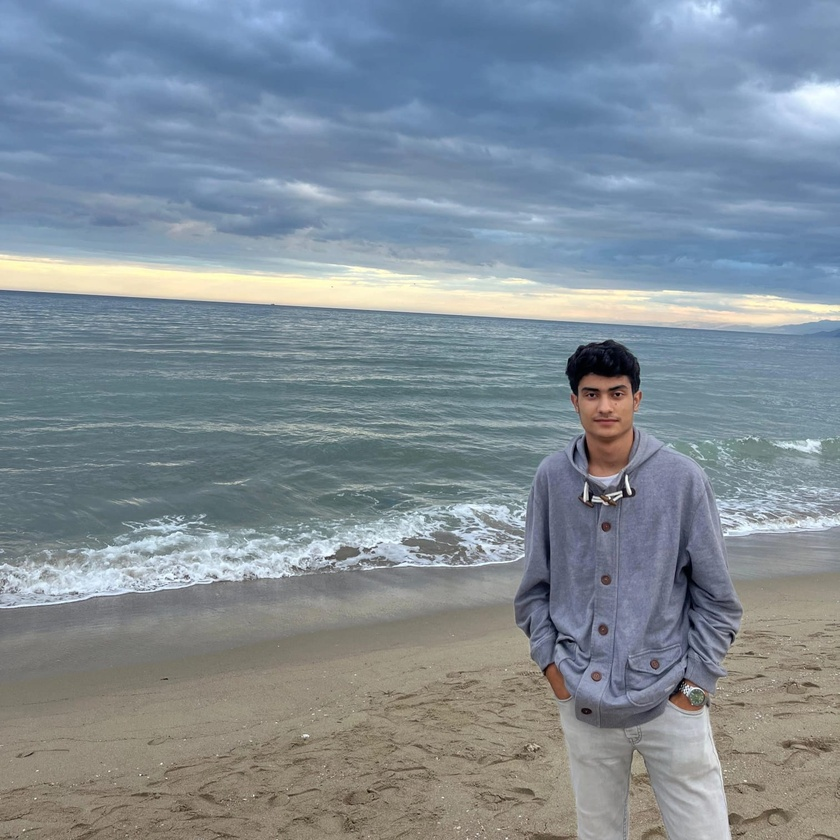
#> input picture me.jpg, 840 x 840 px, shrunk from 1512 x 1512 before the run
$ python formulaire.py
#> lines starting #> are read from the running program, lines starting #| are printed output that depends on the picture; after the words box and inside, x2 and y2 are one past the last pixel; in counts of white or black regions, pixels touching at a corner belong together
import numpy as np
import matplotlib.pyplot as plt
from PIL import Image
from scipy.ndimage import uniform_filter


# --- Question 1 : Création et manipulation d'images binaires ---
def create_binary_images():
    # Création des deux images binaires I1 et I2
    I1 = np.array([
        [1, 1, 1, 1, 1, 1, 1, 1, 1, 1],
        [1, 0, 0, 0, 0, 0, 0, 0, 1, 1],
        [1, 0, 1, 1, 1, 1, 1, 0, 1, 1],
        [1, 0, 1, 1, 1, 1, 1, 0, 1, 1],
        [1, 0, 1, 1, 1, 1, 1, 0, 1, 1],
        [1, 0, 1, 1, 1, 1, 1, 0, 1, 1],
        [1, 0, 1, 1, 1, 1, 1, 0, 1, 1],
        [1, 0, 0, 0, 0, 0, 0, 0, 1, 1],
        [1, 1, 1, 1, 1, 1, 1, 1, 1, 1],
        [1, 1, 1, 1, 1, 1, 1, 1, 1, 1]
    ])

    I2 = np.array([
        [1, 1, 1, 1, 1, 1, 1, 1, 1, 1],
        [1, 1, 1, 1, 1, 1, 1, 1, 1, 1],
        [1, 1, 1, 1, 1, 1, 1, 1, 1, 1],
        [1, 1, 1, 0, 0, 1, 1, 1, 1, 1],
        [1, 1, 1, 0, 0, 1, 1, 1, 1, 1],
        [1, 1, 1, 1, 1, 1, 1, 1, 1, 1],
        [1, 1, 1, 1, 1, 1, 1, 1, 1, 1],
        [1, 1, 1, 1, 1, 1, 1, 1, 1, 1],
        [1, 1, 1, 1, 1, 1, 1, 1, 1, 1],
        [1, 1, 1, 1, 1, 1, 1, 1, 1, 1]
    ])

    # Addition spécifique
    I_ad = np.array([
        [1, 1, 1, 1, 1, 1, 1, 1, 1, 1],
        [1, 0, 0, 0, 0, 0, 0, 0, 1, 1],
        [1, 0, 1, 1, 1, 1, 1, 0, 1, 1],
        [1, 0, 1, 0, 0, 1, 1, 0, 1, 1],
        [1, 0, 1, 0, 0, 1, 1, 0, 1, 1],
        [1, 0, 1, 1, 1, 1, 1, 0, 1, 1],
        [1, 0, 1, 1, 1, 1, 1, 0, 1, 1],
        [1, 0, 0, 0, 0, 0, 0, 0, 1, 1],
        [1, 1, 1, 1, 1, 1, 1, 1, 1, 1],
        [1, 1, 1, 1, 1, 1, 1, 1, 1, 1]
    ])

    I_s = np.clip(I1 - I2, 0, 1)

    # Affichage des résultats
    plt.figure(figsize=(15, 5))
    plt.subplot(1, 3, 1)
    plt.title("Image I1")
    plt.imshow(I1, cmap='gray')

    plt.subplot(1, 3, 2)
    plt.title("Image I2")
    plt.imshow(I2, cmap='gray')

    plt.subplot(1, 3, 3)
    plt.title("Addition (I_ad)")
    plt.imshow(I_ad, cmap='gray')
    plt.show()
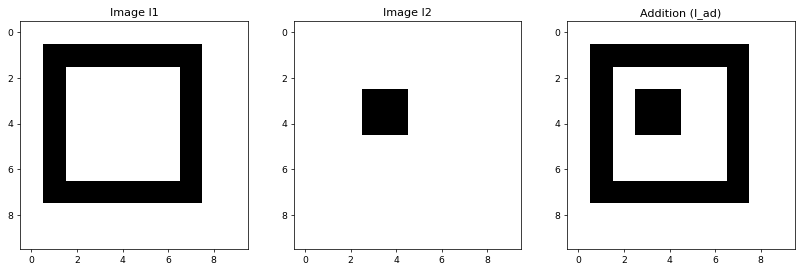
#> figure drawn by matplotlib, 3 panels

    return I1, I2, I_ad, I_s


def multiply_image_gray():
    # Image de gris donnée
    I_gray = np.array([
        [0, 0, 0 ,0 ,0, 0 ,0 ,0 ,0],
        [0 ,3 ,3 ,4 ,4 ,5 ,5 ,6 ,0],
        [0 ,3 ,3 ,4 ,4 ,5 ,5 ,6 ,0],
        [0 ,6 ,6 ,5 ,5 ,4 ,4 ,3 ,0],
        [0 ,7 ,8 ,9 ,7 ,8 ,9 ,7 ,0],
        [0 ,9 ,9 ,8 ,8 ,7 ,7 ,7 ,0],
        [0 ,0 ,0 ,0 ,0 ,0 ,0 ,0 ,0],
        [0 ,0 ,0 ,0 ,0 ,0 ,0 ,0 ,0]
    ])
    # Multiplication par 2
    I_p = np.clip(I_gray * 2, 0, 15)

    # Affichage
    plt.imshow(I_p, cmap='gray')
    plt.title("Image Multipliée par 2")
    plt.colorbar()
    plt.show()
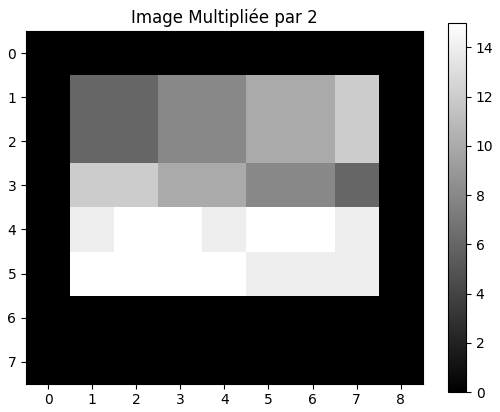
#> figure drawn by matplotlib, 2 panels

    return I_p


# --- Question 2 : Histogramme d'une image couleur ---
def display_histogram(image_path):
    # Charger une image couleur
#> called with image_path = 'me.jpg'
    image = Image.open(image_path)
#> image is the input picture: PIL image 840x840 RGB; mean R, G, B 129.7, 141.4, 150.9
    image_np = np.array(image)

    # Calcul et affichage de l'histogramme
    plt.figure(figsize=(10, 5))
    plt.title("Histogramme de l'image couleur")
    for i, color in enumerate(['r', 'g', 'b']):
        histo, _ = np.histogram(image_np[..., i], bins=256, range=(0, 255))
        plt.plot(histo, color=color, label=f"Canal {color.upper()}")
    plt.legend()
    plt.show()
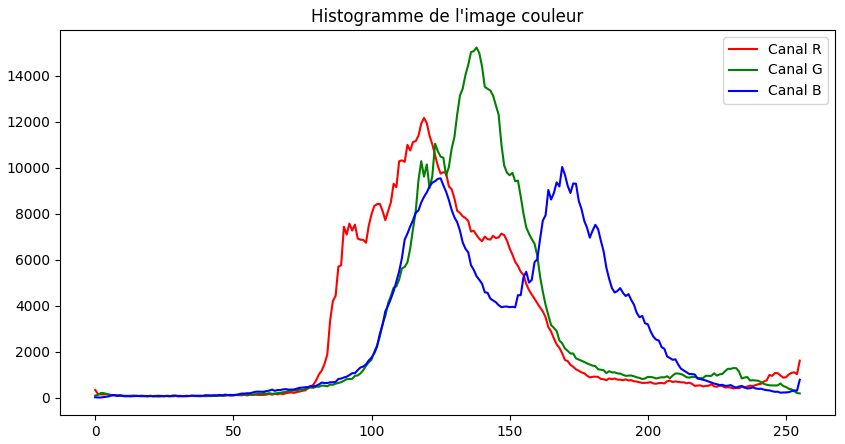
#> figure drawn by matplotlib, 1 panel; curve peaks at x = 119, y = 12165; curve peaks at x = 138, y = 15224; curve peaks at x = 169, y = 10032


# --- Question 3 : Transformation d'une image ---
def transform_image(image_path, mode='gray', bits=8):
#> called with image_path = 'me.jpg', mode = 'binary', bits = 8
    img = Image.open(image_path).convert('L')  # Convertir en niveaux de gris
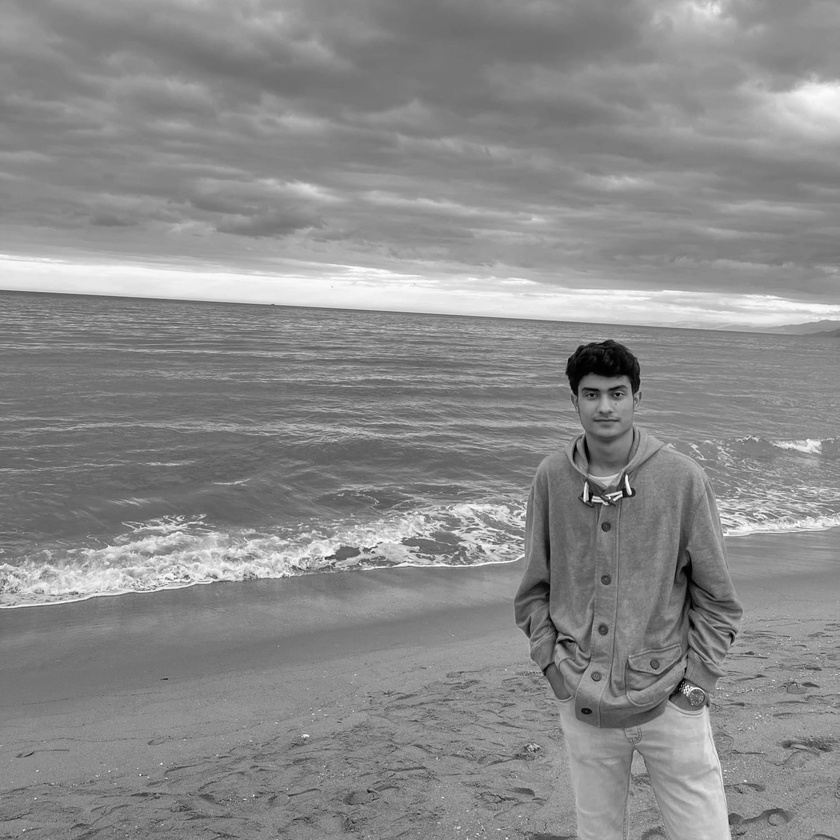
#> img: PIL image 840x840 L; min 0, max 255, mean 139
    img_np = np.array(img)

    if mode == 'binary':
        threshold = 127  # Seuil pour binaire
        img_binary = (img_np > threshold).astype(np.uint8) * 255
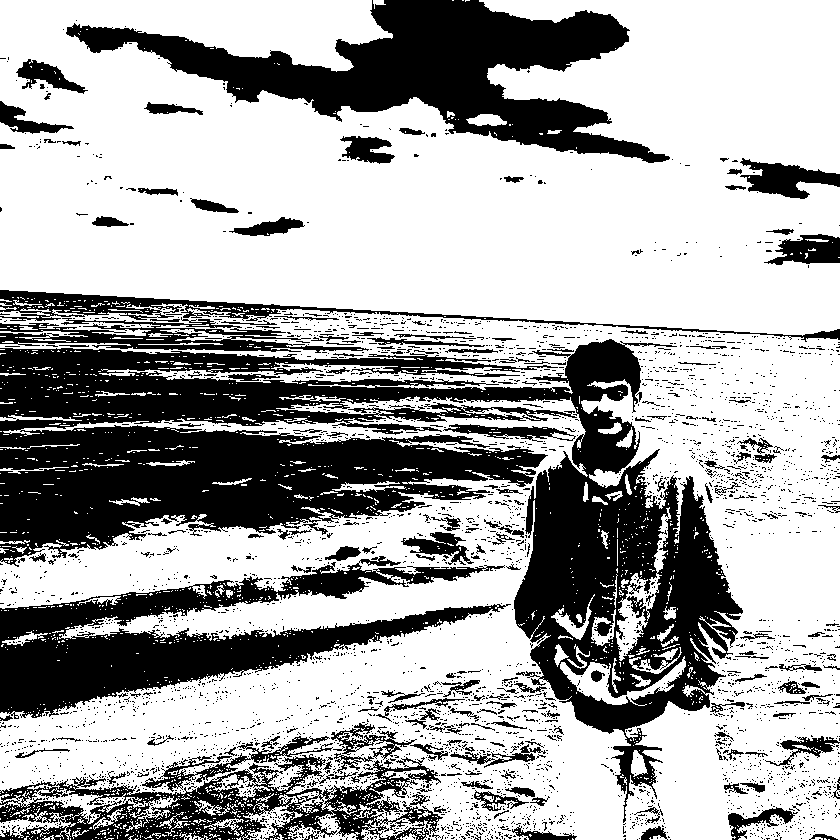
#> img_binary: shape (840, 840); 65.7% white; 3717 black regions (3504 under 20 px), largest, box (x1, y1, x2, y2) and area: (0, 339, 743, 823) 115254, (66, 0, 670, 163) 35667, (0, 556, 511, 719) 29020
        return Image.fromarray(img_binary)
    elif mode == 'gray':
        factor = 2 ** (8 - bits)
        img_reduced = (img_np // factor) * factor
        return Image.fromarray(img_reduced)


# --- Question 4 : Histogramme de l'image transformée ---
def display_transformed_histogram(transformed_image):
    transformed_image_np = np.array(transformed_image)
    plt.hist(transformed_image_np.ravel(), bins=256, range=(0, 255))
    plt.title("Histogramme de l'image transformée")
    plt.show()
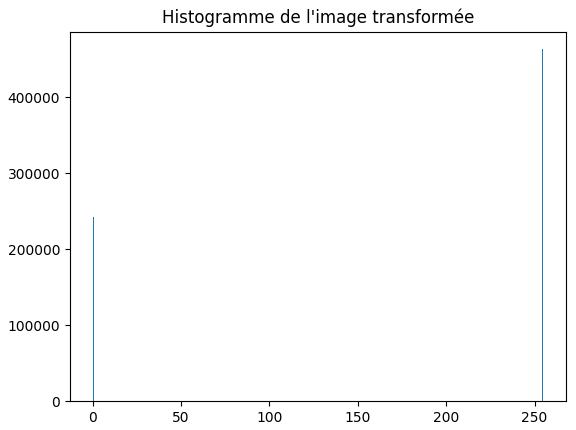
#> figure drawn by matplotlib, 1 panel; tallest bar 463274 high, from x = 254 to 255


# --- Question 5 : Filtre de Nagao ---
def nagao_filter(image):
    """Appliquer le filtre de Nagao sur une image en niveaux de gris."""
    image = np.array(image, dtype=np.float32)
#> image: shape (840, 840) float32
    regions = [
        uniform_filter(image, size=3, mode='reflect'),
        uniform_filter(image[:-2, :-2], size=3, mode='reflect'),
        uniform_filter(image[:-2, 1:-1], size=3, mode='reflect'),
        uniform_filter(image[1:-1, :-2], size=3, mode='reflect'),
        uniform_filter(image[1:-1, 1:-1], size=3, mode='reflect'),
    ]
#> (the run stopped early here; a loop or call above may not have finished)
